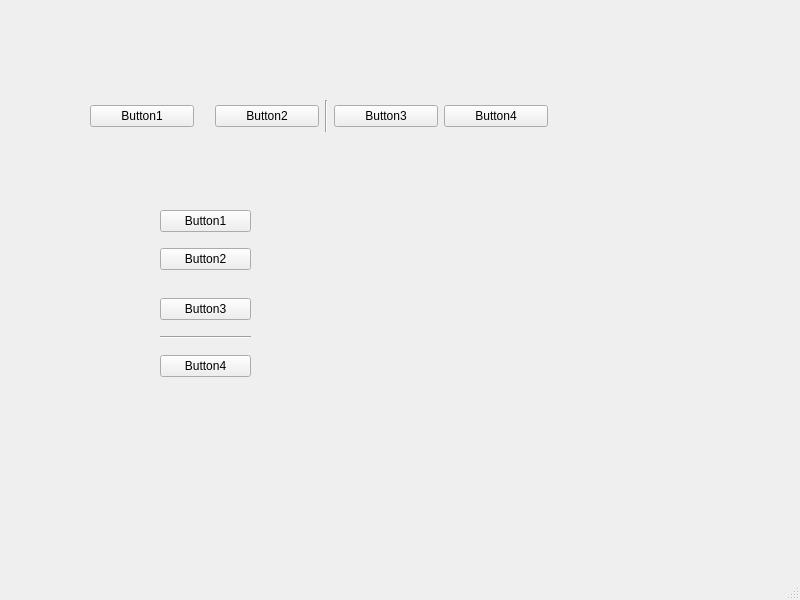
<?xml version="1.0" encoding="UTF-8"?>
<ui version="4.0">
 <class>MainWindow</class>
 <widget class="QMainWindow" name="MainWindow">
  <property name="geometry">
   <rect>
    <x>0</x>
    <y>0</y>
    <width>800</width>
    <height>600</height>
   </rect>
  </property>
  <property name="windowTitle">
   <string>MainWindow</string>
  </property>
  <widget class="QWidget" name="centralwidget">
   <widget class="QWidget" name="">
    <property name="geometry">
     <rect>
      <x>90</x>
      <y>100</y>
      <width>458</width>
      <height>32</height>
     </rect>
    </property>
    <layout class="QHBoxLayout" name="horizontalLayout">
     <item>
      <widget class="QPushButton" name="pushButton_4">
       <property name="text">
        <string>Button1</string>
       </property>
      </widget>
     </item>
     <item>
      <spacer name="horizontalSpacer">
       <property name="orientation">
        <enum>Qt::Horizontal</enum>
       </property>
       <property name="sizeType">
        <enum>QSizePolicy::Fixed</enum>
       </property>
       <property name="sizeHint" stdset="0">
        <size>
         <width>15</width>
         <height>20</height>
        </size>
       </property>
      </spacer>
     </item>
     <item>
      <widget class="QPushButton" name="pushButton">
       <property name="text">
        <string>Button2</string>
       </property>
      </widget>
     </item>
     <item>
      <widget class="Line" name="line">
       <property name="orientation">
        <enum>Qt::Vertical</enum>
       </property>
      </widget>
     </item>
     <item>
      <widget class="QPushButton" name="pushButton_2">
       <property name="text">
        <string>Button3</string>
       </property>
      </widget>
     </item>
     <item>
      <widget class="QPushButton" name="pushButton_3">
       <property name="text">
        <string>Button4</string>
       </property>
      </widget>
     </item>
    </layout>
   </widget>
   <widget class="QWidget" name="">
    <property name="geometry">
     <rect>
      <x>160</x>
      <y>200</y>
      <width>91</width>
      <height>188</height>
     </rect>
    </property>
    <layout class="QVBoxLayout" name="verticalLayout">
     <item>
      <widget class="QPushButton" name="pushButton_5">
       <property name="text">
        <string>Button1</string>
       </property>
      </widget>
     </item>
     <item>
      <widget class="QPushButton" name="pushButton_6">
       <property name="text">
        <string>Button2</string>
       </property>
      </widget>
     </item>
     <item>
      <spacer name="verticalSpacer">
       <property name="orientation">
        <enum>Qt::Vertical</enum>
       </property>
       <property name="sizeType">
        <enum>QSizePolicy::Fixed</enum>
       </property>
       <property name="sizeHint" stdset="0">
        <size>
         <width>20</width>
         <height>12</height>
        </size>
       </property>
      </spacer>
     </item>
     <item>
      <widget class="QPushButton" name="pushButton_7">
       <property name="text">
        <string>Button3</string>
       </property>
      </widget>
     </item>
     <item>
      <widget class="Line" name="line_2">
       <property name="orientation">
        <enum>Qt::Horizontal</enum>
       </property>
      </widget>
     </item>
     <item>
      <widget class="QPushButton" name="pushButton_8">
       <property name="text">
        <string>Button4</string>
       </property>
      </widget>
     </item>
    </layout>
   </widget>
   <zorder>pushButton</zorder>
   <zorder>pushButton_2</zorder>
   <zorder>pushButton_3</zorder>
   <zorder>pushButton_4</zorder>
   <zorder>pushButton</zorder>
   <zorder>pushButton_5</zorder>
   <zorder>pushButton_6</zorder>
   <zorder>pushButton_7</zorder>
   <zorder>pushButton_8</zorder>
  </widget>
  <widget class="QMenuBar" name="menubar">
   <property name="geometry">
    <rect>
     <x>0</x>
     <y>0</y>
     <width>800</width>
     <height>22</height>
    </rect>
   </property>
  </widget>
  <widget class="QStatusBar" name="statusbar"/>
 </widget>
 <resources/>
 <connections/>
</ui>
